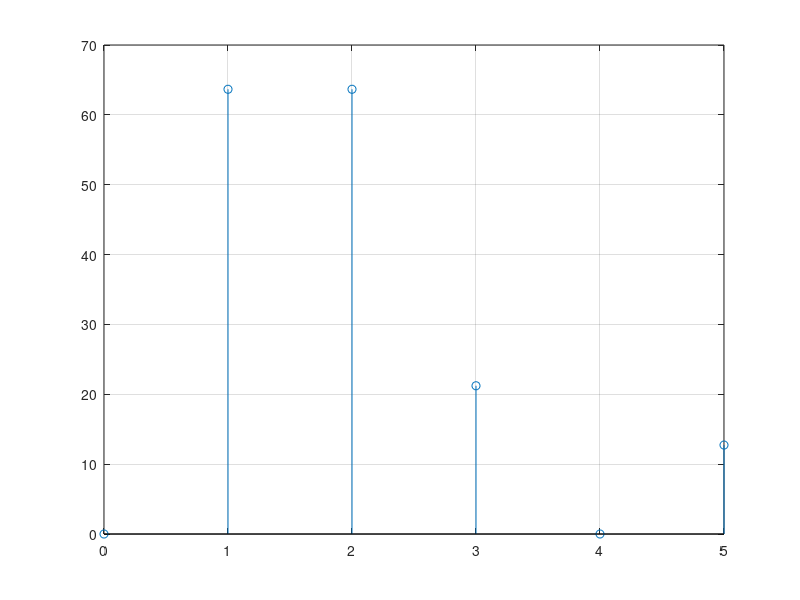
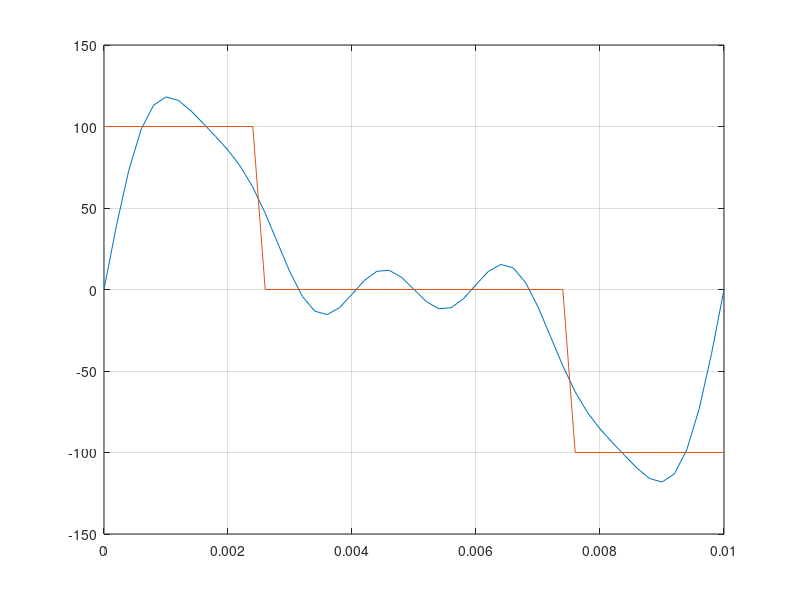

Source code (MATLAB) for these figures, in order:
% Часть 1.
% Расчёт величин B(k), C(k) и Um(k) и начальной фазы Pci(k) (k=1 - kmax) табл. 5.3
clear
echo off
kmax=input('kmax - максимальное число используемых гармоник; задайте kmax=');
Umm=100; T=0.01;
k=1:kmax;
Bk=(Umm./(pi*k)).*(2*sin(pi*k/4).^2-cos(3*pi*k/2)+cos(2*pi*k))  % Здесь забить свои хтонические формулы
Ck=(Umm./(pi*k)).*(sin(pi*k/2)+sin(3*pi*k/2)-sin(2*pi*k))       % Сделать тоже самое, при этом постаратся не вызвать Ктулху 
Umk=sqrt(Bk.^2+Ck.^2)
    Pcik=atan2(Ck,Bk);
Pcikgr=atan2(Ck,Bk);
% Построение графика дискретного спектра амплитуд входного напряжения
figure(1)
U0=0;  % Вместо 0 подставь своё значение
Uspectr=[1:kmax+1];
Uspectr(1)=U0;
q=2:kmax+1;
Uspectr(q)=Umk(q-1);
kk=0:kmax;
stem(kk,Uspectr),grid;

pause
% Сравнение кривых заданного и приближенных наапряжений
figure(3)
omg1=2*pi/T;
nt=1;
for t=0:T/(10*kmax):T;
tt(nt)=t;
    % 1. Построение столбца точных значений u(nt)
u(nt)=0;
if t<=T/4;              % Немного подумай и запиши свою кусочную функцию или что там у тебя
    u(nt)=Umm;
elseif t<=3*T/4
        u(nt)=0;
else
    u(nt)=-Umm;
end
   % 2. Построение столбца приближённых значений uu(nt)
   a=0;
   for v=1:kmax;
   a=a+Umk(v)*sin(v*omg1*t+Pcik(v));
   end
uu(nt)=a+U0;
nt=nt+1;
end
plot(tt,[uu',u']),grid
pause
